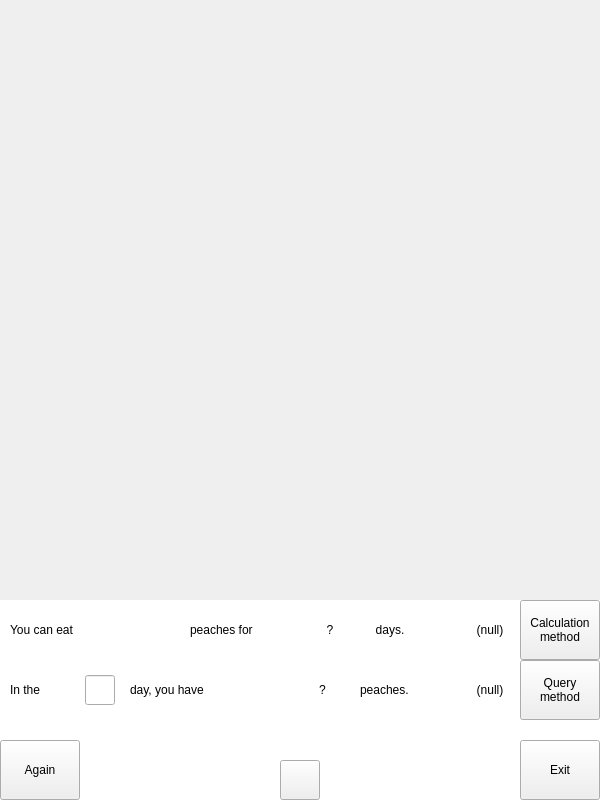
<?xml version="1.0" encoding="UTF-8"?>
<ui version="4.0">
 <class>score</class>
 <widget class="QWidget" name="score">
  <property name="geometry">
   <rect>
    <x>0</x>
    <y>0</y>
    <width>600</width>
    <height>800</height>
   </rect>
  </property>
  <property name="minimumSize">
   <size>
    <width>600</width>
    <height>800</height>
   </size>
  </property>
  <property name="maximumSize">
   <size>
    <width>600</width>
    <height>800</height>
   </size>
  </property>
  <property name="windowTitle">
   <string>Settle</string>
  </property>
  <widget class="QLabel" name="bg">
   <property name="geometry">
    <rect>
     <x>0</x>
     <y>0</y>
     <width>600</width>
     <height>600</height>
    </rect>
   </property>
   <property name="text">
    <string/>
   </property>
  </widget>
  <widget class="QLabel" name="gsimg">
   <property name="geometry">
    <rect>
     <x>40</x>
     <y>10</y>
     <width>40</width>
     <height>40</height>
    </rect>
   </property>
   <property name="styleSheet">
    <string notr="true">border-image: url(:/res/gemstone.png);</string>
   </property>
   <property name="text">
    <string/>
   </property>
  </widget>
  <widget class="QLabel" name="gscnt">
   <property name="geometry">
    <rect>
     <x>80</x>
     <y>0</y>
     <width>60</width>
     <height>60</height>
    </rect>
   </property>
   <property name="toolTip">
    <string>&lt;html&gt;&lt;head/&gt;&lt;body&gt;&lt;p&gt;&lt;span style=&quot; font-size:16pt;&quot;&gt;The score &lt;/span&gt;&lt;/p&gt;&lt;p&gt;&lt;span style=&quot; font-size:16pt;&quot;&gt;you got.&lt;/span&gt;&lt;/p&gt;&lt;/body&gt;&lt;/html&gt;</string>
   </property>
   <property name="whatsThis">
    <string>&lt;html&gt;&lt;head/&gt;&lt;body&gt;&lt;p&gt;&lt;br/&gt;&lt;/p&gt;&lt;/body&gt;&lt;/html&gt;</string>
   </property>
   <property name="styleSheet">
    <string notr="true">border-image: url(:/res/cnt.png);
text-align:center;
font: 24pt &quot;Pristina&quot;;
</string>
   </property>
   <property name="text">
    <string>&lt;html&gt;&lt;head/&gt;&lt;body&gt;&lt;p align=&quot;center&quot;&gt;&lt;br/&gt;&lt;/p&gt;&lt;/body&gt;&lt;/html&gt;</string>
   </property>
   <property name="alignment">
    <set>Qt::AlignCenter</set>
   </property>
  </widget>
  <widget class="QLabel" name="arrowimg">
   <property name="geometry">
    <rect>
     <x>140</x>
     <y>10</y>
     <width>40</width>
     <height>40</height>
    </rect>
   </property>
   <property name="styleSheet">
    <string notr="true">border-image: url(:/res/arrow.png);</string>
   </property>
   <property name="text">
    <string/>
   </property>
  </widget>
  <widget class="QLabel" name="peachimg">
   <property name="geometry">
    <rect>
     <x>180</x>
     <y>10</y>
     <width>40</width>
     <height>40</height>
    </rect>
   </property>
   <property name="styleSheet">
    <string notr="true">border-image: url(:/res/peach.png);</string>
   </property>
   <property name="text">
    <string/>
   </property>
  </widget>
  <widget class="QLabel" name="peachcnt">
   <property name="geometry">
    <rect>
     <x>220</x>
     <y>0</y>
     <width>60</width>
     <height>60</height>
    </rect>
   </property>
   <property name="toolTip">
    <string>&lt;html&gt;&lt;head/&gt;&lt;body&gt;&lt;p&gt;&lt;span style=&quot; font-size:16pt;&quot;&gt;Count of &lt;/span&gt;&lt;/p&gt;&lt;p&gt;&lt;span style=&quot; font-size:16pt;&quot;&gt;peaches.&lt;/span&gt;&lt;/p&gt;&lt;/body&gt;&lt;/html&gt;</string>
   </property>
   <property name="whatsThis">
    <string>&lt;html&gt;&lt;head/&gt;&lt;body&gt;&lt;p&gt;&lt;br/&gt;&lt;/p&gt;&lt;/body&gt;&lt;/html&gt;</string>
   </property>
   <property name="styleSheet">
    <string notr="true">border-image: url(:/res/cnt.png);
text-align:center;
font: 24pt &quot;Pristina&quot;;
</string>
   </property>
   <property name="text">
    <string>&lt;html&gt;&lt;head/&gt;&lt;body&gt;&lt;p&gt;&lt;br/&gt;&lt;/p&gt;&lt;/body&gt;&lt;/html&gt;</string>
   </property>
   <property name="alignment">
    <set>Qt::AlignCenter</set>
   </property>
  </widget>
  <widget class="QLabel" name="rankimg">
   <property name="geometry">
    <rect>
     <x>480</x>
     <y>0</y>
     <width>120</width>
     <height>60</height>
    </rect>
   </property>
   <property name="toolTip">
    <string>&lt;html&gt;&lt;head/&gt;&lt;body&gt;&lt;p&gt;&lt;span style=&quot; font-size:16pt;&quot;&gt;Your Rank.&lt;/span&gt;&lt;/p&gt;&lt;/body&gt;&lt;/html&gt;</string>
   </property>
   <property name="whatsThis">
    <string>&lt;html&gt;&lt;head/&gt;&lt;body&gt;&lt;p&gt;&lt;br/&gt;&lt;/p&gt;&lt;/body&gt;&lt;/html&gt;</string>
   </property>
   <property name="styleSheet">
    <string notr="true">text-align:center;
font: 24pt &quot;Pristina&quot;;</string>
   </property>
   <property name="text">
    <string/>
   </property>
  </widget>
  <widget class="QPushButton" name="againbtn">
   <property name="geometry">
    <rect>
     <x>0</x>
     <y>740</y>
     <width>80</width>
     <height>60</height>
    </rect>
   </property>
   <property name="toolTip">
    <string>&lt;html&gt;&lt;head/&gt;&lt;body&gt;&lt;p&gt;&lt;span style=&quot; font-size:16pt;&quot;&gt;Play again&lt;/span&gt;&lt;/p&gt;&lt;/body&gt;&lt;/html&gt;</string>
   </property>
   <property name="whatsThis">
    <string>&lt;html&gt;&lt;head/&gt;&lt;body&gt;&lt;p&gt;&lt;br/&gt;&lt;/p&gt;&lt;/body&gt;&lt;/html&gt;</string>
   </property>
   <property name="styleSheet">
    <string notr="true">border-image: url(:/res/again.png);
font: 22pt &quot;Gabriola&quot;;</string>
   </property>
   <property name="text">
    <string>Again</string>
   </property>
  </widget>
  <widget class="QPushButton" name="exitbtn">
   <property name="geometry">
    <rect>
     <x>520</x>
     <y>740</y>
     <width>80</width>
     <height>60</height>
    </rect>
   </property>
   <property name="toolTip">
    <string>&lt;html&gt;&lt;head/&gt;&lt;body&gt;&lt;p&gt;&lt;span style=&quot; font-size:16pt;&quot;&gt;Back to&lt;/span&gt;&lt;/p&gt;&lt;p&gt;&lt;span style=&quot; font-size:16pt;&quot;&gt;menu.&lt;/span&gt;&lt;/p&gt;&lt;/body&gt;&lt;/html&gt;</string>
   </property>
   <property name="whatsThis">
    <string>&lt;html&gt;&lt;head/&gt;&lt;body&gt;&lt;p&gt;&lt;br/&gt;&lt;/p&gt;&lt;/body&gt;&lt;/html&gt;</string>
   </property>
   <property name="styleSheet">
    <string notr="true">border-image: url(:/res/exit.png);
font: 22pt &quot;Gabriola&quot;;</string>
   </property>
   <property name="text">
    <string>Exit</string>
   </property>
  </widget>
  <widget class="QLabel" name="bg2">
   <property name="geometry">
    <rect>
     <x>0</x>
     <y>600</y>
     <width>600</width>
     <height>200</height>
    </rect>
   </property>
   <property name="styleSheet">
    <string notr="true">background-color: rgb(255, 255, 255);</string>
   </property>
   <property name="text">
    <string/>
   </property>
  </widget>
  <widget class="QLabel" name="tip1">
   <property name="geometry">
    <rect>
     <x>10</x>
     <y>600</y>
     <width>100</width>
     <height>60</height>
    </rect>
   </property>
   <property name="styleSheet">
    <string notr="true">font: 16pt &quot;Bradley Hand ITC&quot;;</string>
   </property>
   <property name="text">
    <string>You can eat</string>
   </property>
  </widget>
  <widget class="QLabel" name="count">
   <property name="geometry">
    <rect>
     <x>125</x>
     <y>615</y>
     <width>45</width>
     <height>30</height>
    </rect>
   </property>
   <property name="styleSheet">
    <string notr="true">text-align:center;
font: 16pt &quot;Bradley Hand ITC&quot;;</string>
   </property>
   <property name="text">
    <string>&lt;html&gt;&lt;head/&gt;&lt;body&gt;&lt;p align=&quot;center&quot;&gt;&lt;br/&gt;&lt;/p&gt;&lt;/body&gt;&lt;/html&gt;</string>
   </property>
  </widget>
  <widget class="QLabel" name="tip2">
   <property name="geometry">
    <rect>
     <x>190</x>
     <y>600</y>
     <width>100</width>
     <height>60</height>
    </rect>
   </property>
   <property name="styleSheet">
    <string notr="true">font: 16pt &quot;Bradley Hand ITC&quot;;</string>
   </property>
   <property name="text">
    <string>peaches for</string>
   </property>
  </widget>
  <widget class="QLabel" name="days">
   <property name="geometry">
    <rect>
     <x>315</x>
     <y>615</y>
     <width>30</width>
     <height>30</height>
    </rect>
   </property>
   <property name="styleSheet">
    <string notr="true">text-align:center;
font: 16pt &quot;Bradley Hand ITC&quot;;</string>
   </property>
   <property name="text">
    <string>&lt;html&gt;&lt;head/&gt;&lt;body&gt;&lt;p align=&quot;center&quot;&gt;?&lt;/p&gt;&lt;/body&gt;&lt;/html&gt;</string>
   </property>
  </widget>
  <widget class="QLabel" name="tip3">
   <property name="geometry">
    <rect>
     <x>360</x>
     <y>600</y>
     <width>60</width>
     <height>60</height>
    </rect>
   </property>
   <property name="styleSheet">
    <string notr="true">font: 16pt &quot;Bradley Hand ITC&quot;;</string>
   </property>
   <property name="text">
    <string>&lt;html&gt;&lt;head/&gt;&lt;body&gt;&lt;p align=&quot;center&quot;&gt;days.&lt;/p&gt;&lt;/body&gt;&lt;/html&gt;</string>
   </property>
  </widget>
  <widget class="QPushButton" name="cmbtn">
   <property name="geometry">
    <rect>
     <x>520</x>
     <y>600</y>
     <width>80</width>
     <height>60</height>
    </rect>
   </property>
   <property name="toolTip">
    <string>&lt;html&gt;&lt;head/&gt;&lt;body&gt;&lt;p&gt;Click to switch the method&lt;/p&gt;&lt;p&gt;to calculate the days.&lt;/p&gt;&lt;/body&gt;&lt;/html&gt;</string>
   </property>
   <property name="whatsThis">
    <string>&lt;html&gt;&lt;head/&gt;&lt;body&gt;&lt;p&gt;Click to switch the method to calculate the days.&lt;/p&gt;&lt;/body&gt;&lt;/html&gt;</string>
   </property>
   <property name="styleSheet">
    <string notr="true">border-image: url(:/res/cal.png);
font: 11pt &quot;Ink Free&quot;;
</string>
   </property>
   <property name="text">
    <string>Calculation
method</string>
   </property>
  </widget>
  <widget class="QLabel" name="tip4">
   <property name="geometry">
    <rect>
     <x>10</x>
     <y>660</y>
     <width>60</width>
     <height>60</height>
    </rect>
   </property>
   <property name="styleSheet">
    <string notr="true">font: 16pt &quot;Bradley Hand ITC&quot;;</string>
   </property>
   <property name="text">
    <string>&lt;html&gt;&lt;head/&gt;&lt;body&gt;&lt;p&gt;In the&lt;/p&gt;&lt;/body&gt;&lt;/html&gt;</string>
   </property>
  </widget>
  <widget class="QLabel" name="tip5">
   <property name="geometry">
    <rect>
     <x>130</x>
     <y>660</y>
     <width>151</width>
     <height>60</height>
    </rect>
   </property>
   <property name="styleSheet">
    <string notr="true">font: 16pt &quot;Bradley Hand ITC&quot;;</string>
   </property>
   <property name="text">
    <string>&lt;html&gt;&lt;head/&gt;&lt;body&gt;&lt;p&gt;day, you have&lt;/p&gt;&lt;/body&gt;&lt;/html&gt;</string>
   </property>
  </widget>
  <widget class="QLabel" name="peachquery">
   <property name="geometry">
    <rect>
     <x>300</x>
     <y>675</y>
     <width>45</width>
     <height>30</height>
    </rect>
   </property>
   <property name="styleSheet">
    <string notr="true">text-align:center;
font: 16pt &quot;Bradley Hand ITC&quot;;</string>
   </property>
   <property name="text">
    <string>&lt;html&gt;&lt;head/&gt;&lt;body&gt;&lt;p align=&quot;center&quot;&gt;?&lt;/p&gt;&lt;/body&gt;&lt;/html&gt;</string>
   </property>
  </widget>
  <widget class="QLabel" name="tip6">
   <property name="geometry">
    <rect>
     <x>360</x>
     <y>660</y>
     <width>70</width>
     <height>60</height>
    </rect>
   </property>
   <property name="styleSheet">
    <string notr="true">font: 16pt &quot;Bradley Hand ITC&quot;;</string>
   </property>
   <property name="text">
    <string>&lt;html&gt;&lt;head/&gt;&lt;body&gt;&lt;p&gt;peaches.&lt;/p&gt;&lt;/body&gt;&lt;/html&gt;</string>
   </property>
  </widget>
  <widget class="QLineEdit" name="dayquery">
   <property name="geometry">
    <rect>
     <x>85</x>
     <y>675</y>
     <width>30</width>
     <height>30</height>
    </rect>
   </property>
   <property name="toolTip">
    <string>&lt;html&gt;&lt;head/&gt;&lt;body&gt;&lt;p&gt;Enter the day you want &lt;/p&gt;&lt;p&gt;to query and press Enter.&lt;/p&gt;&lt;/body&gt;&lt;/html&gt;</string>
   </property>
   <property name="whatsThis">
    <string>&lt;html&gt;&lt;head/&gt;&lt;body&gt;&lt;p&gt;&lt;span style=&quot; text-decoration:none;&quot;&gt;Enter the day you want to query.&lt;/span&gt;&lt;/p&gt;&lt;/body&gt;&lt;/html&gt;</string>
   </property>
   <property name="styleSheet">
    <string notr="true">
text-decoration: underline;
text-align:center;
font: 16pt &quot;Bradley Hand ITC&quot;;
</string>
   </property>
   <property name="text">
    <string/>
   </property>
  </widget>
  <widget class="QPushButton" name="qmbtn">
   <property name="geometry">
    <rect>
     <x>520</x>
     <y>660</y>
     <width>80</width>
     <height>60</height>
    </rect>
   </property>
   <property name="toolTip">
    <string>&lt;html&gt;&lt;head/&gt;&lt;body&gt;&lt;p&gt;Click to switch the method&lt;/p&gt;&lt;p&gt;to query the peaches.&lt;/p&gt;&lt;/body&gt;&lt;/html&gt;</string>
   </property>
   <property name="whatsThis">
    <string>&lt;html&gt;&lt;head/&gt;&lt;body&gt;&lt;p&gt;&lt;br/&gt;&lt;/p&gt;&lt;/body&gt;&lt;/html&gt;</string>
   </property>
   <property name="styleSheet">
    <string notr="true">border-image: url(:/res/qry.png);
font: 11pt &quot;Ink Free&quot;;
</string>
   </property>
   <property name="text">
    <string>Query
method</string>
   </property>
  </widget>
  <widget class="QLabel" name="cmethod">
   <property name="geometry">
    <rect>
     <x>440</x>
     <y>600</y>
     <width>100</width>
     <height>60</height>
    </rect>
   </property>
   <property name="styleSheet">
    <string notr="true">font: 11pt &quot;Ink Free&quot;;</string>
   </property>
   <property name="text">
    <string>&lt;html&gt;&lt;head/&gt;&lt;body&gt;&lt;p align=&quot;center&quot;&gt;(null)&lt;/p&gt;&lt;/body&gt;&lt;/html&gt;</string>
   </property>
  </widget>
  <widget class="QLabel" name="qmethod">
   <property name="geometry">
    <rect>
     <x>440</x>
     <y>660</y>
     <width>100</width>
     <height>60</height>
    </rect>
   </property>
   <property name="styleSheet">
    <string notr="true">font: 11pt &quot;Ink Free&quot;;</string>
   </property>
   <property name="text">
    <string>&lt;html&gt;&lt;head/&gt;&lt;body&gt;&lt;p align=&quot;center&quot;&gt;(null)&lt;/p&gt;&lt;/body&gt;&lt;/html&gt;</string>
   </property>
  </widget>
  <widget class="QPushButton" name="help">
   <property name="geometry">
    <rect>
     <x>280</x>
     <y>760</y>
     <width>40</width>
     <height>40</height>
    </rect>
   </property>
   <property name="styleSheet">
    <string notr="true">border-image: url(:/res/help.png);</string>
   </property>
   <property name="text">
    <string/>
   </property>
  </widget>
  <zorder>bg</zorder>
  <zorder>gsimg</zorder>
  <zorder>gscnt</zorder>
  <zorder>arrowimg</zorder>
  <zorder>peachimg</zorder>
  <zorder>peachcnt</zorder>
  <zorder>rankimg</zorder>
  <zorder>bg2</zorder>
  <zorder>tip1</zorder>
  <zorder>count</zorder>
  <zorder>tip2</zorder>
  <zorder>days</zorder>
  <zorder>tip3</zorder>
  <zorder>cmbtn</zorder>
  <zorder>tip4</zorder>
  <zorder>tip5</zorder>
  <zorder>peachquery</zorder>
  <zorder>tip6</zorder>
  <zorder>dayquery</zorder>
  <zorder>qmbtn</zorder>
  <zorder>exitbtn</zorder>
  <zorder>againbtn</zorder>
  <zorder>cmethod</zorder>
  <zorder>qmethod</zorder>
  <zorder>help</zorder>
 </widget>
 <resources/>
 <connections/>
</ui>
